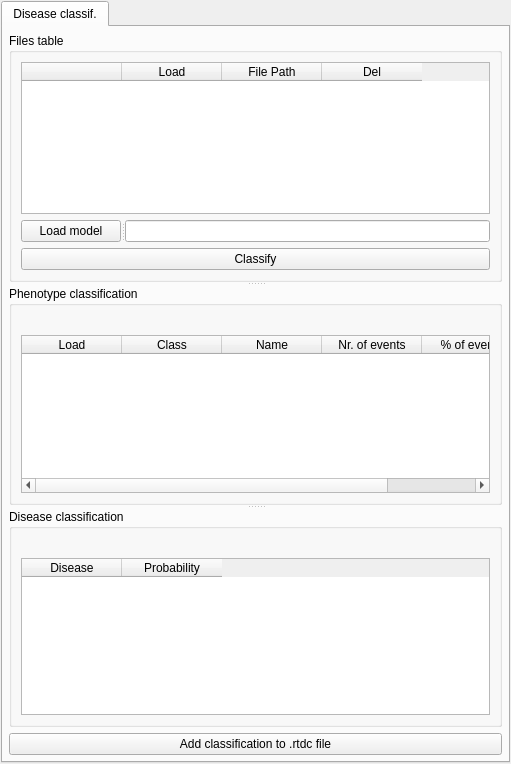
<?xml version="1.0" encoding="UTF-8"?>
<ui version="4.0">
 <class>Form</class>
 <widget class="QWidget" name="Form">
  <property name="geometry">
   <rect>
    <x>0</x>
    <y>0</y>
    <width>511</width>
    <height>764</height>
   </rect>
  </property>
  <property name="windowTitle">
   <string>Form</string>
  </property>
  <layout class="QGridLayout" name="gridLayout_4">
   <property name="leftMargin">
    <number>1</number>
   </property>
   <property name="topMargin">
    <number>1</number>
   </property>
   <property name="rightMargin">
    <number>1</number>
   </property>
   <property name="bottomMargin">
    <number>1</number>
   </property>
   <item row="0" column="0">
    <widget class="QTabWidget" name="tabWidget">
     <property name="sizePolicy">
      <sizepolicy hsizetype="Preferred" vsizetype="Preferred">
       <horstretch>0</horstretch>
       <verstretch>0</verstretch>
      </sizepolicy>
     </property>
     <property name="currentIndex">
      <number>0</number>
     </property>
     <widget class="QWidget" name="tab_aid">
      <attribute name="title">
       <string>Disease classif.</string>
      </attribute>
      <layout class="QGridLayout" name="gridLayout_9">
       <property name="leftMargin">
        <number>6</number>
       </property>
       <property name="topMargin">
        <number>6</number>
       </property>
       <property name="rightMargin">
        <number>6</number>
       </property>
       <property name="bottomMargin">
        <number>6</number>
       </property>
       <item row="2" column="0">
        <widget class="QPushButton" name="btn_aid_add_rtdc">
         <property name="text">
          <string>Add classification to .rtdc file</string>
         </property>
         <property name="checkable">
          <bool>false</bool>
         </property>
         <property name="checked">
          <bool>false</bool>
         </property>
        </widget>
       </item>
       <item row="1" column="0">
        <widget class="QSplitter" name="splitter_2">
         <property name="orientation">
          <enum>Qt::Vertical</enum>
         </property>
         <property name="childrenCollapsible">
          <bool>false</bool>
         </property>
         <widget class="QGroupBox" name="groupBox_aid_files">
          <property name="enabled">
           <bool>true</bool>
          </property>
          <property name="toolTip">
           <string>Drag and drop .rtdc files here.</string>
          </property>
          <property name="title">
           <string>Files table</string>
          </property>
          <layout class="QGridLayout" name="gridLayout_8">
           <item row="0" column="0" colspan="2">
            <widget class="MyTable" name="table_aid_files">
             <property name="sizePolicy">
              <sizepolicy hsizetype="Preferred" vsizetype="Expanding">
               <horstretch>0</horstretch>
               <verstretch>0</verstretch>
              </sizepolicy>
             </property>
             <property name="toolTip">
              <string>Drag and drop .rtdc or .bin files here.</string>
             </property>
             <property name="dragDropMode">
              <enum>QAbstractItemView::NoDragDrop</enum>
             </property>
             <attribute name="horizontalHeaderShowSortIndicator" stdset="0">
              <bool>false</bool>
             </attribute>
             <attribute name="horizontalHeaderStretchLastSection">
              <bool>false</bool>
             </attribute>
             <column>
              <property name="text">
               <string/>
              </property>
             </column>
             <column>
              <property name="text">
               <string>Load</string>
              </property>
             </column>
             <column>
              <property name="text">
               <string>File Path</string>
              </property>
             </column>
             <column>
              <property name="text">
               <string>Del</string>
              </property>
             </column>
            </widget>
           </item>
           <item row="2" column="0" colspan="2">
            <widget class="QPushButton" name="btn_aid_classify">
             <property name="text">
              <string>Classify</string>
             </property>
             <property name="checkable">
              <bool>false</bool>
             </property>
             <property name="checked">
              <bool>false</bool>
             </property>
            </widget>
           </item>
           <item row="1" column="0" colspan="2">
            <widget class="QSplitter" name="splitter">
             <property name="orientation">
              <enum>Qt::Horizontal</enum>
             </property>
             <property name="childrenCollapsible">
              <bool>false</bool>
             </property>
             <widget class="QPushButton" name="btn_aid_load_model">
              <property name="sizePolicy">
               <sizepolicy hsizetype="Fixed" vsizetype="Fixed">
                <horstretch>0</horstretch>
                <verstretch>0</verstretch>
               </sizepolicy>
              </property>
              <property name="maximumSize">
               <size>
                <width>100</width>
                <height>16777215</height>
               </size>
              </property>
              <property name="text">
               <string>Load model</string>
              </property>
             </widget>
             <widget class="MyLineEdit" name="lineEdit_aid_model_path">
              <property name="enabled">
               <bool>true</bool>
              </property>
              <property name="toolTip">
               <string>Drag and drop the model folder containing the .pb file and meta.xlsx file here.</string>
              </property>
              <property name="dragEnabled">
               <bool>true</bool>
              </property>
              <property name="readOnly">
               <bool>true</bool>
              </property>
             </widget>
            </widget>
           </item>
          </layout>
         </widget>
         <widget class="QGroupBox" name="groupBox_aid_analy">
          <property name="sizePolicy">
           <sizepolicy hsizetype="Preferred" vsizetype="Preferred">
            <horstretch>0</horstretch>
            <verstretch>0</verstretch>
           </sizepolicy>
          </property>
          <property name="title">
           <string>Phenotype classification</string>
          </property>
          <layout class="QGridLayout" name="gridLayout_25">
           <item row="1" column="0">
            <widget class="MyTable" name="table_aid_analy">
             <property name="enabled">
              <bool>true</bool>
             </property>
             <property name="sizePolicy">
              <sizepolicy hsizetype="Preferred" vsizetype="Expanding">
               <horstretch>0</horstretch>
               <verstretch>0</verstretch>
              </sizepolicy>
             </property>
             <attribute name="horizontalHeaderMinimumSectionSize">
              <number>45</number>
             </attribute>
             <column>
              <property name="text">
               <string>Load</string>
              </property>
             </column>
             <column>
              <property name="text">
               <string>Class</string>
              </property>
             </column>
             <column>
              <property name="text">
               <string>Name</string>
              </property>
             </column>
             <column>
              <property name="text">
               <string>Nr. of events</string>
              </property>
             </column>
             <column>
              <property name="text">
               <string>% of events</string>
              </property>
             </column>
            </widget>
           </item>
           <item row="0" column="0">
            <widget class="QLabel" name="label_phenotype">
             <property name="text">
              <string/>
             </property>
            </widget>
           </item>
          </layout>
         </widget>
         <widget class="QGroupBox" name="groupBox_dise_class">
          <property name="title">
           <string>Disease classification</string>
          </property>
          <layout class="QGridLayout" name="gridLayout_10">
           <item row="1" column="0">
            <widget class="MyTable" name="table_dise_class">
             <property name="sizePolicy">
              <sizepolicy hsizetype="Preferred" vsizetype="Expanding">
               <horstretch>0</horstretch>
               <verstretch>0</verstretch>
              </sizepolicy>
             </property>
             <attribute name="horizontalHeaderStretchLastSection">
              <bool>false</bool>
             </attribute>
             <column>
              <property name="text">
               <string>Disease</string>
              </property>
             </column>
             <column>
              <property name="text">
               <string>Probability</string>
              </property>
             </column>
            </widget>
           </item>
           <item row="0" column="0">
            <widget class="QLabel" name="label_disease">
             <property name="text">
              <string/>
             </property>
            </widget>
           </item>
          </layout>
         </widget>
        </widget>
       </item>
      </layout>
     </widget>
    </widget>
   </item>
  </layout>
 </widget>
 <customwidgets>
  <customwidget>
   <class>MyTable</class>
   <extends>QTableWidget</extends>
   <header location="global">MyWidget</header>
  </customwidget>
  <customwidget>
   <class>MyLineEdit</class>
   <extends>QLineEdit</extends>
   <header location="global">MyWidget</header>
  </customwidget>
 </customwidgets>
 <resources>
  <include location="art.qrc"/>
 </resources>
 <connections/>
</ui>
